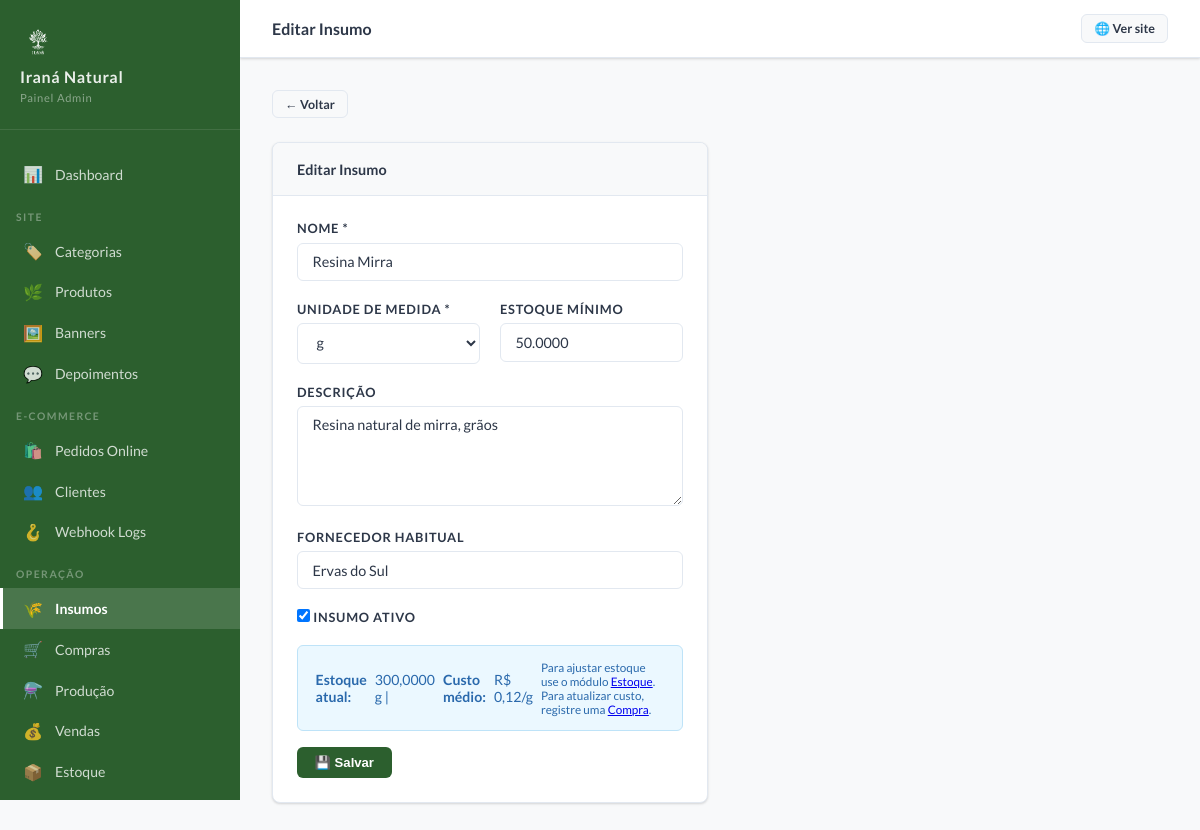
Page /admin/insumos/156/editar (signed in) on the committed database.
### tables this page shows
CREATE TABLE IF NOT EXISTS `insumos` (
  `id` int unsigned NOT NULL AUTO_INCREMENT,
  `tipo_id` int unsigned DEFAULT NULL COMMENT 'FK para categorias_insumos.id',
  `nome` varchar(150) NOT NULL,
  `descricao` text,
  `unidade_medida` varchar(20) NOT NULL COMMENT 'kg, g, mg, l, ml, un, pct, cx',
  `estoque_atual` decimal(12,4) NOT NULL DEFAULT '0.0000',
  `estoque_minimo` decimal(12,4) NOT NULL DEFAULT '0.0000',
  `custo_medio` decimal(12,6) NOT NULL DEFAULT '0.000000' COMMENT 'Custo médio ponderado por unidade',
  `fornecedor` varchar(200) DEFAULT NULL,
  `observacoes` text,
  `data_conferencia` date DEFAULT NULL COMMENT 'Última data de conferência física do estoque',
  `ativo` tinyint(1) NOT NULL DEFAULT '1',
  `criado_em` timestamp NOT NULL DEFAULT CURRENT_TIMESTAMP,
  `atualizado_em` timestamp NOT NULL DEFAULT CURRENT_TIMESTAMP ON UPDATE CURRENT_TIMESTAMP,
  PRIMARY KEY (`id`),
  KEY `idx_insumos_tipo_id` (`tipo_id`),
  KEY `idx_insumos_ativo` (`ativo`),
  CONSTRAINT `fk_insumos_tipo_id` FOREIGN KEY (`tipo_id`) REFERENCES `categorias_insumos` (`id`) ON DELETE SET NULL
);

### admin/Controllers/AdminController.php (called while the page is built, shortened)
<?php
abstract class AdminController
{
    protected function render(string $view, array $data = []): void
    {
        extract($data);
        $viewFile   = ROOT . "/admin/Views/{$view}.php";
        require $viewFile;
    }
}

### admin/Controllers/InsumosController.php (called while the page is built, shortened)
<?php
class InsumosController extends AdminController
{
    private Insumo $model;
    public function __construct() { $this->model = new Insumo(); }
    public function editar(int $id): void
    {
        $insumo = $this->model->findById($id);
        $this->render('insumos/form', compact('insumo', 'flash'));
    }
}

### app/Core/Database.php (called while the page is built, shortened)
<?php
class Database
{
    private static ?PDO $instance = null;
    public static function getInstance(): PDO
    {
        if (self::$instance === null) {
            try {
                $dsn = 'mysql:host=' . DB_HOST . ';dbname=' . DB_NAME . ';charset=' . DB_CHARSET;
                self::$instance = new PDO($dsn, DB_USER, DB_PASS, [
                    PDO::ATTR_ERRMODE            => PDO::ERRMODE_EXCEPTION,
                    PDO::ATTR_DEFAULT_FETCH_MODE => PDO::FETCH_ASSOC,
                    PDO::ATTR_EMULATE_PREPARES   => false,
                ]);
            } catch (PDOException $e) {
                die('Erro de conexão com o banco de dados: ' . $e->getMessage());
            }
        }
        return self::$instance;
    }
}

### app/Core/Model.php (called while the page is built, shortened)
<?php
abstract class Model
{
    protected PDO $db;
    protected string $table;
    public function __construct()
    {
        $this->db = Database::getInstance();
    }
    public function findById(int $id): ?array
    {
        $stmt = $this->db->prepare("SELECT * FROM {$this->table} WHERE id = ?");
        $stmt->execute([$id]);
        $result = $stmt->fetch();
        return $result ?: null;
    }
}

### app/Core/Helper.php (called while the page is built, shortened)
<?php
class Helper
{
    public static function money(float $value): string
    {
        return 'R$ ' . number_format($value, 2, ',', '.');
    }
}

### admin/Views/insumos/form.php (the view, shortened to what this page needs)
<?php use App\Core\Helper;
$pageTitle = $insumo ? 'Editar Insumo' : 'Novo Insumo';
$unidades  = ['g','kg','mg','ml','l','un','pct','cx'];
?>
<a href="/admin/insumos" class="adm-btn adm-btn-secondary adm-btn-sm" style="margin-bottom:1.5rem;display:inline-flex">← Voltar</a>
<div class="adm-grid-2" style="align-items:start">
    <div class="adm-card">
        <div class="adm-card-header"><span class="adm-card-title"><?= $pageTitle ?></span></div>
        <div class="adm-card-body">
            <form method="POST" action="/admin/insumos/<?= $insumo ? $insumo['id'] . '/editar' : 'novo' ?>">
                <div class="adm-form-group">
                    <label>Nome *</label>
                    <input type="text" name="nome" required value="<?= htmlspecialchars($insumo['nome'] ?? '', ENT_QUOTES, 'UTF-8') ?>" placeholder="Ex: Arruda Seca">
                </div>
                <div class="adm-form-grid adm-form-grid-2">
                    <div class="adm-form-group">
                        <label>Unidade de Medida *</label>
                        <select name="unidade_medida" required>
                            <?php foreach ($unidades as $u): ?>
                            <option value="<?= $u ?>" <?= ($insumo['unidade_medida'] ?? '') === $u ? 'selected' : '' ?>><?= $u ?></option>
                            <?php endforeach; ?>
                        </select>
                    </div>
                    <div class="adm-form-group">
                        <label>Estoque Mínimo</label>
                        <input type="number" step="0.01" name="estoque_minimo" value="<?= $insumo['estoque_minimo'] ?? 0 ?>">
                    </div>
                </div>
                <div class="adm-form-group">
                    <label>Descrição</label>
                    <textarea name="descricao" rows="2"><?= htmlspecialchars($insumo['descricao'] ?? '', ENT_QUOTES, 'UTF-8') ?></textarea>
                </div>
                <div class="adm-form-group">
                    <label>Fornecedor habitual</label>
                    <input type="text" name="fornecedor" value="<?= htmlspecialchars($insumo['fornecedor'] ?? '', ENT_QUOTES, 'UTF-8') ?>" placeholder="Nome do fornecedor">
                </div>
                <div class="adm-form-group">
                    <label class="adm-switch">
                        <input type="checkbox" name="ativo" <?= ($insumo['ativo'] ?? 1) ? 'checked' : '' ?>>
                        Insumo ativo
                    </label>
                </div>
                <?php if ($insumo): ?>
                <div class="adm-alert adm-alert-info" style="margin-bottom:1rem">
                    <strong>Estoque atual:</strong> <?= number_format($insumo['estoque_atual'], 4, ',', '.') ?> <?= $insumo['unidade_medida'] ?> |
                    <strong>Custo médio:</strong> <?= Helper::money((float)$insumo['custo_medio']) ?>/<?= $insumo['unidade_medida'] ?>
                    <br><small>Para ajustar estoque use o módulo <a href="/admin/estoque">Estoque</a>. Para atualizar custo, registre uma <a href="/admin/compras/nova">Compra</a>.</small>
                </div>
                <?php endif; ?>
                <button type="submit" class="adm-btn adm-btn-primary">💾 Salvar</button>
            </form>
        </div>
    </div>
</div>

### assets/css/admin.css (style rules this page uses)
:root { --adm-sidebar-w: 240px; --adm-verde: #2C5F2E; --adm-verde-hover: #3a7a3d; --adm-bege: #F5EFE3; --adm-branco: #FFFFFF; --adm-cinza-claro: #F8F9FA; --adm-cinza-borda: #E2E8F0; --adm-texto: #2D3748; --adm-texto-medio: #718096; --adm-sucesso: #38A169; --adm-erro: #E53E3E; --adm-aviso: #D69E2E; --adm-sombra: 0 1px 3px rgba(0,0,0,0.1), 0 1px 2px rgba(0,0,0,0.06); }
*, *::before, *::after { box-sizing: border-box; margin: 0; padding: 0; }
body { font-family: 'Lato', sans-serif; font-size: 14px; color: var(--adm-texto); background: var(--adm-cinza-claro); }
.adm-card { background: var(--adm-branco); border-radius: 8px; box-shadow: var(--adm-sombra); border: 1px solid var(--adm-cinza-borda); margin-bottom: 1.5rem; overflow: hidden; }
.adm-card-header { padding: 1.1rem 1.5rem; border-bottom: 1px solid var(--adm-cinza-borda); display: flex; align-items: center; justify-content: space-between; background: var(--adm-cinza-claro); }
.adm-card-title { font-size: 0.9rem; font-weight: 700; color: var(--adm-texto); }
.adm-card-body { padding: 1.5rem; }
.adm-btn { display: inline-flex; align-items: center; gap: 0.4rem; padding: 0.5rem 1.1rem; border-radius: 6px; font-size: 0.82rem; font-weight: 700; cursor: pointer; border: none; text-decoration: none; transition: all 0.2s; white-space: nowrap; }
.adm-btn-primary { background: var(--adm-verde); color: white; }
.adm-btn-secondary { background: var(--adm-cinza-claro); color: var(--adm-texto); border: 1px solid var(--adm-cinza-borda); }
.adm-btn-sm { padding: 0.35rem 0.75rem; font-size: 0.78rem; }
.adm-form-group { margin-bottom: 1.25rem; }
.adm-form-group label { display: block; font-size: 0.8rem; font-weight: 700; color: var(--adm-texto); margin-bottom: 0.4rem; text-transform: uppercase; letter-spacing: 0.06em; }
.adm-form-group input, .adm-form-group select, .adm-form-group textarea { width: 100%; padding: 0.6rem 0.9rem; border: 1.5px solid var(--adm-cinza-borda); border-radius: 6px; font-family: inherit; font-size: 0.9rem; color: var(--adm-texto); background: var(--adm-branco); transition: border-color 0.2s; outline: none; }
.adm-form-group textarea { min-height: 100px; resize: vertical; }
.adm-form-grid { display: grid; gap: 1.25rem; }
.adm-form-grid-2 { grid-template-columns: 1fr 1fr; }
.adm-switch { display: flex; align-items: center; gap: 0.75rem; cursor: pointer; font-size: 0.88rem; }
.adm-switch input { width: auto; }
.adm-alert { padding: 0.85rem 1.1rem; border-radius: 6px; margin-bottom: 1.25rem; font-size: 0.88rem; display: flex; align-items: center; gap: 0.5rem; }
.adm-alert-info { background: #EBF8FF; color: #2A69AC; border: 1px solid #BEE3F8; }
.adm-grid-2 { display: grid; grid-template-columns: 1fr 1fr; gap: 1.5rem; }

### rows in the picture
insumos: nome "Resina Mirra", unidade_medida "g", estoque_minimo "50.0000", descricao "Resina natural de mirra, grãos", fornecedor "Ervas do Sul", ativo "☑", estoque_atual "300,0000", custo_medio "R$ 0,12"

### other values in the picture
APP_NAME "Iraná Natural"
$pageTitle "Editar Insumo"
